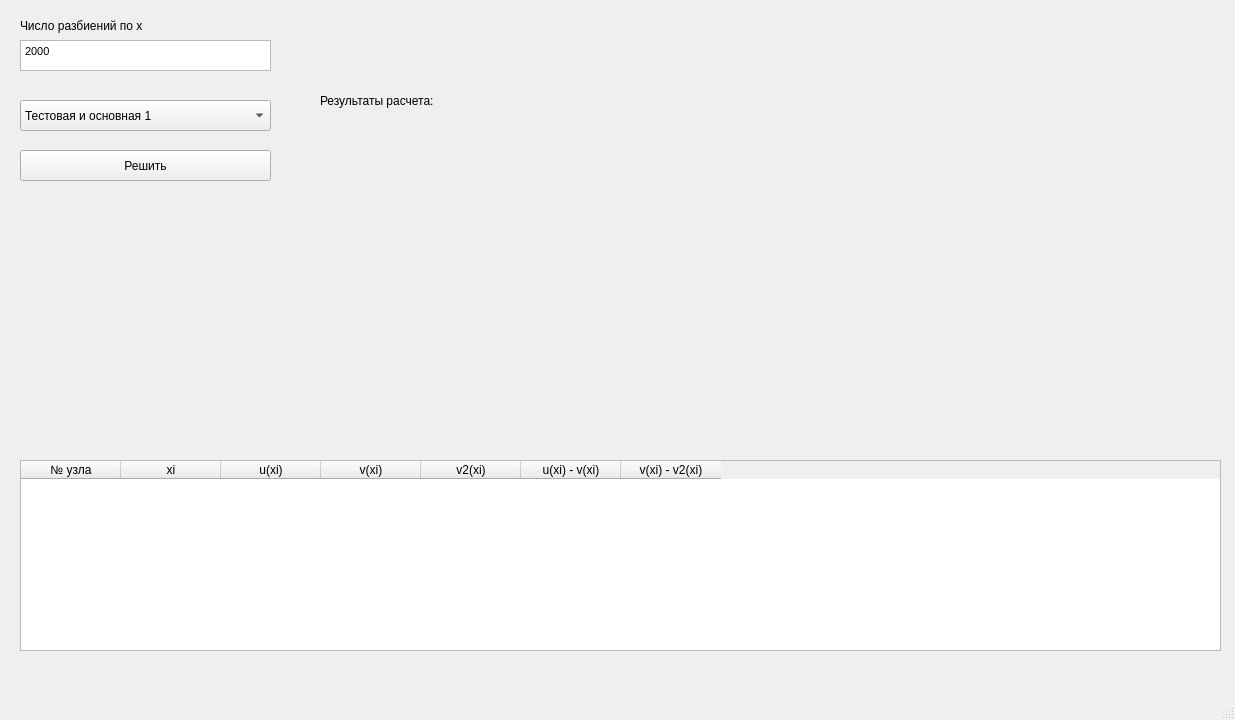
<?xml version="1.0" encoding="UTF-8"?>
<ui version="4.0">
 <class>MainWindow</class>
 <widget class="QMainWindow" name="MainWindow">
  <property name="geometry">
   <rect>
    <x>0</x>
    <y>0</y>
    <width>1235</width>
    <height>720</height>
   </rect>
  </property>
  <property name="windowTitle">
   <string>MainWindow</string>
  </property>
  <widget class="QWidget" name="centralwidget">
   <widget class="QLabel" name="label">
    <property name="geometry">
     <rect>
      <x>20</x>
      <y>10</y>
      <width>251</width>
      <height>31</height>
     </rect>
    </property>
    <property name="text">
     <string>Число разбиений по x</string>
    </property>
   </widget>
   <widget class="QComboBox" name="comboBox">
    <property name="geometry">
     <rect>
      <x>20</x>
      <y>100</y>
      <width>251</width>
      <height>31</height>
     </rect>
    </property>
    <item>
     <property name="text">
      <string>Тестовая и основная 1</string>
     </property>
    </item>
    <item>
     <property name="text">
      <string>Тестовая и основная 2</string>
     </property>
    </item>
   </widget>
   <widget class="QPushButton" name="pushButton">
    <property name="geometry">
     <rect>
      <x>20</x>
      <y>150</y>
      <width>251</width>
      <height>31</height>
     </rect>
    </property>
    <property name="text">
     <string>Решить</string>
    </property>
   </widget>
   <widget class="QTableWidget" name="tableWidget">
    <property name="geometry">
     <rect>
      <x>20</x>
      <y>460</y>
      <width>1201</width>
      <height>191</height>
     </rect>
    </property>
    <column>
     <property name="text">
      <string>№ узла</string>
     </property>
    </column>
    <column>
     <property name="text">
      <string>xi</string>
     </property>
    </column>
    <column>
     <property name="text">
      <string>u(xi)</string>
     </property>
    </column>
    <column>
     <property name="text">
      <string>v(xi)</string>
     </property>
    </column>
    <column>
     <property name="text">
      <string>v2(xi)</string>
     </property>
    </column>
    <column>
     <property name="text">
      <string>u(xi) - v(xi)</string>
     </property>
    </column>
    <column>
     <property name="text">
      <string>v(xi) - v2(xi)</string>
     </property>
    </column>
   </widget>
   <widget class="QTextEdit" name="textEdit">
    <property name="geometry">
     <rect>
      <x>20</x>
      <y>40</y>
      <width>251</width>
      <height>31</height>
     </rect>
    </property>
    <property name="html">
     <string>&lt;!DOCTYPE HTML PUBLIC &quot;-//W3C//DTD HTML 4.0//EN&quot; &quot;http://www.w3.org/TR/REC-html40/strict.dtd&quot;&gt;
&lt;html&gt;&lt;head&gt;&lt;meta name=&quot;qrichtext&quot; content=&quot;1&quot; /&gt;&lt;style type=&quot;text/css&quot;&gt;
p, li { white-space: pre-wrap; }
&lt;/style&gt;&lt;/head&gt;&lt;body style=&quot; font-family:'MS Shell Dlg 2'; font-size:8.25pt; font-weight:400; font-style:normal;&quot;&gt;
&lt;p style=&quot; margin-top:0px; margin-bottom:0px; margin-left:0px; margin-right:0px; -qt-block-indent:0; text-indent:0px;&quot;&gt;2000&lt;/p&gt;&lt;/body&gt;&lt;/html&gt;</string>
    </property>
   </widget>
   <widget class="QLabel" name="label_2">
    <property name="geometry">
     <rect>
      <x>320</x>
      <y>20</y>
      <width>581</width>
      <height>161</height>
     </rect>
    </property>
    <property name="text">
     <string>Результаты расчета:</string>
    </property>
   </widget>
  </widget>
  <widget class="QMenuBar" name="menubar">
   <property name="geometry">
    <rect>
     <x>0</x>
     <y>0</y>
     <width>1235</width>
     <height>21</height>
    </rect>
   </property>
  </widget>
  <widget class="QStatusBar" name="statusbar"/>
 </widget>
 <resources/>
 <connections/>
</ui>
